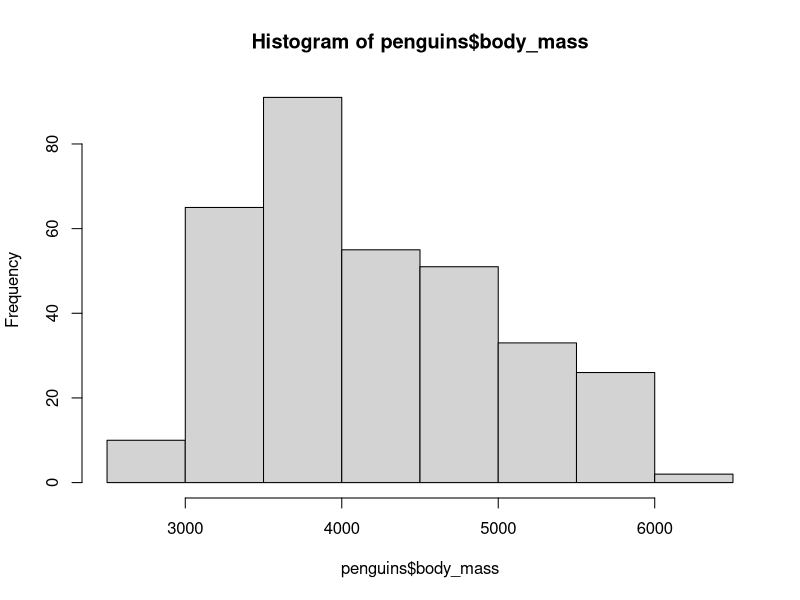
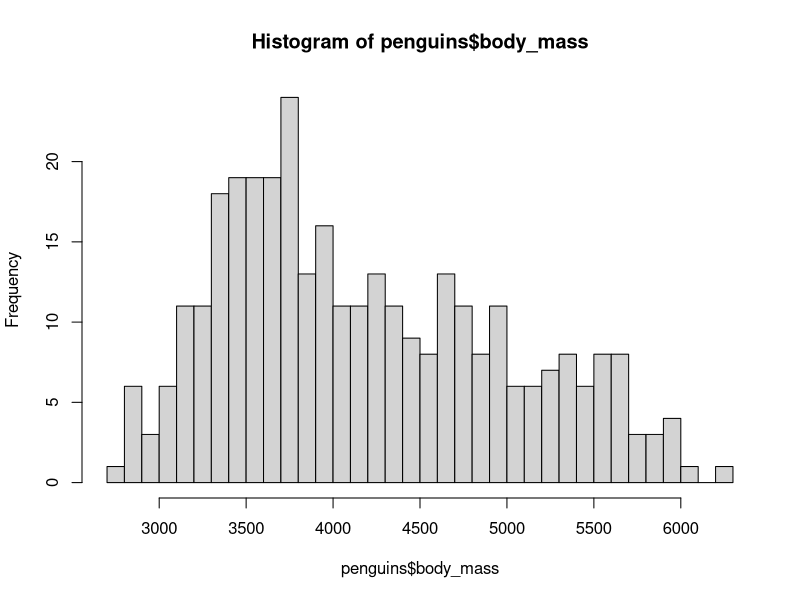
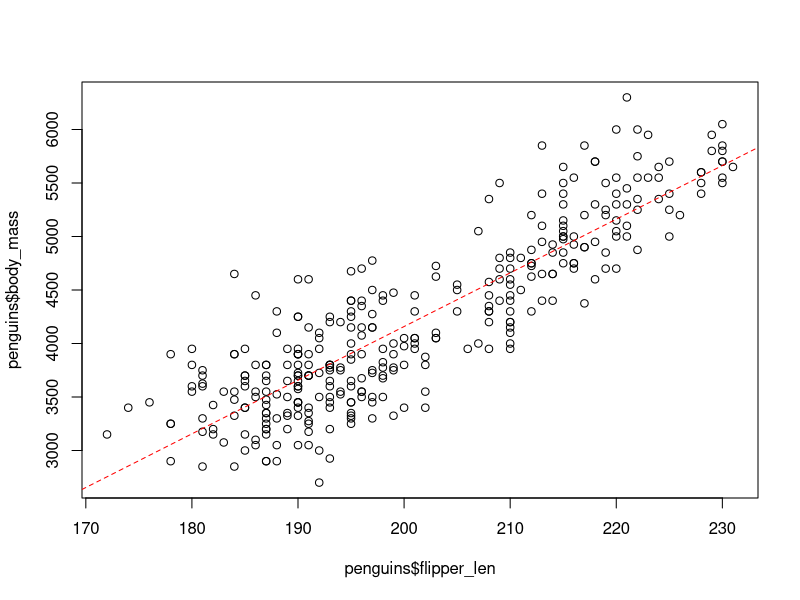
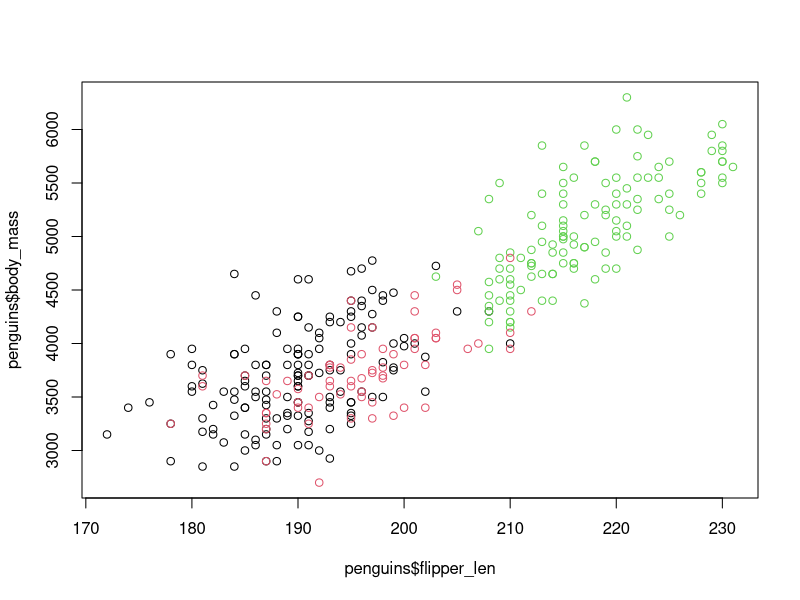
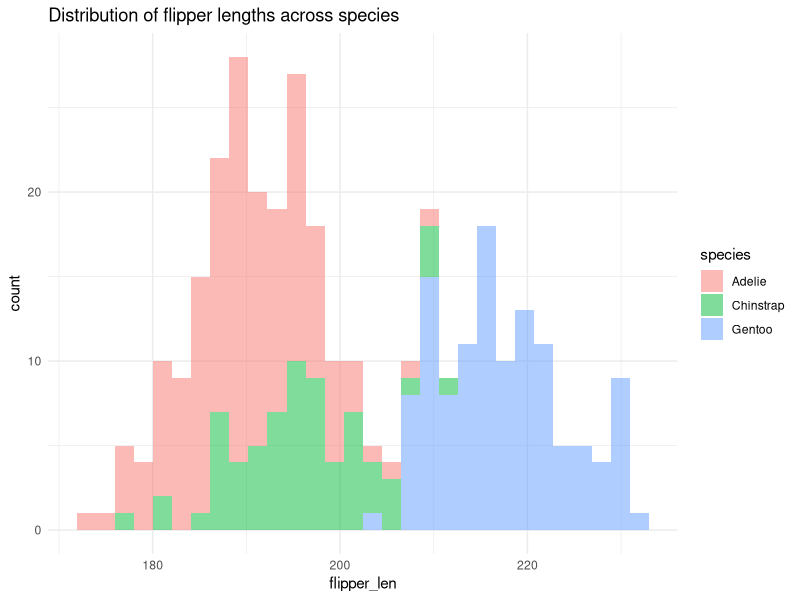
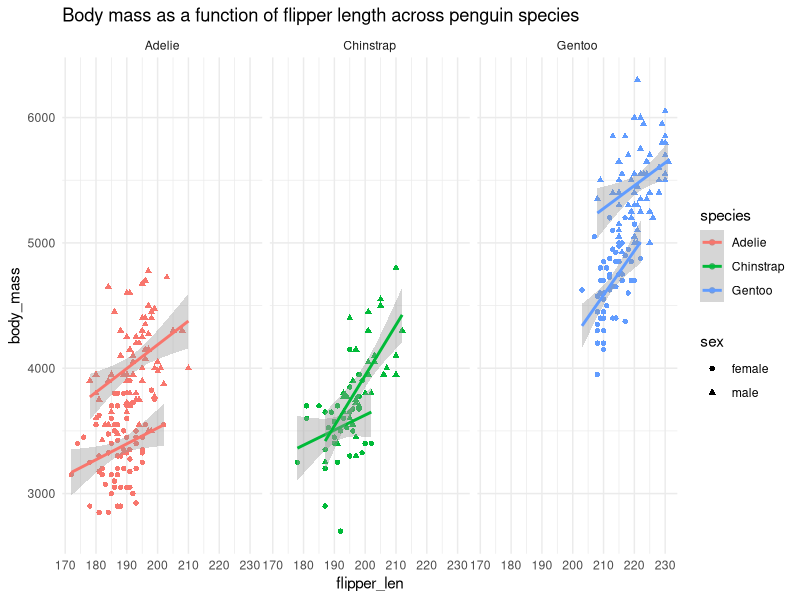

Generate these figures, in order, with R:
## ---- chunk 1
w1 <- 3.14
x1 <- 42
y1 <- "hello"
z1 <- TRUE
## ---- chunk 2
w1
x1
y1
z1
## ---- chunk 3
mode(w1)
mode(x1)
mode(y1)
mode(z1)
## ---- chunk 4
is.numeric(w1)
is.integer(w1)

is.numeric(x1)
is.integer(x1)

is.character(y1)

is.logical(z1)
is.numeric(z1)
is.integer(z1)
## ---- chunk 5
w2 <- c(1.0, 2.72, 3.14)
x2 <- c(1, 13, 42)
y2 <- c("hello", "folks", "!")
z2 <- c(TRUE, FALSE)
## ---- chunk 6
w2
x2
y2
z2
## ---- chunk 7
mode(w2)
mode(x2)
mode(y2)
mode(z2)
## ---- chunk 8
is.vector(w2)
is.vector(x2)
is.vector(y2)
is.vector(z2)
## ---- chunk 9
is.vector(42)
## ---- chunk 10
1
## ---- chunk 11
c(1)
## ---- chunk 12
mixed_vector <- c(1, "42", "hello")
mixed_vector
## ---- chunk 13
mode(mixed_vector)
## ---- chunk 14
v1 <- c(1, "42", "hello")
v1
mode(v1)

v2 <- c(1, 42.13, 123)
v2
mode(v2)

v3 <- c(1, 42, TRUE)
v3
mode(v3)

v4 <- c(1.12, 42.13, FALSE)
v4
mode(v4)

v5 <- c(42.13, "hello")
v5
mode(v5)

v6 <- c(TRUE, "hello")
v6
mode(v6)
## ---- chunk 15
# 1
1:20
# another option is this ("give me sequence of the length N)
seq_len(20)

# 2
seq(from = 1, to = 20)

# 3
seq(from = 20, to = 1)

# 4
seq(1, 20, by = 2)
## ---- chunk 16
v <- c(1, "42", "hello", 3.1416)
## ---- chunk 17
seq_along(v)
## ---- chunk 18
w3 <- list(1.0, "2.72", 3.14)
x3 <- list(1, 13, 42, "billion")
y3 <- list("hello", "folks", "!", 123, "wow a number follows again", 42)
z3 <- list(TRUE, FALSE, 13, "string")
## ---- chunk 19
y3
## ---- chunk 20
mode(y3)
## ---- chunk 21
str(y3)
## ---- chunk 22
is.list(w3)
## ---- chunk 23
w3
## ---- chunk 24
is.vector(w3)
## ---- chunk 25
is.list(w3)
## ---- chunk 26
w2
## ---- chunk 27
is.list(w2)
## ---- chunk 28
weird_list <- list(
  1,
  "two",
  list(
    "three",
    4,
    list(5, "six", 7)
  )
)
## ---- chunk 29
weird_list
## ---- chunk 30
vector <- c(1, 10, 100, 1000, 10000, 100000, 1000000)
## ---- chunk 31
df <- data.frame(
  v = c("one", "two", "three", "four", "five"),
  w = c(1.0, 2.72, 3.14, 1000.1, 1e6),
  x = c(1, 13, 42, 123, 0),
  y = c("folks", "hello", "from", "data frame", "!"),
  z = c(TRUE, FALSE, FALSE, TRUE, TRUE)
)

df
## ---- chunk 32
is.list(df)
## ---- chunk 33
df
## ---- chunk 34
unclass(df)
## ---- chunk 35
df$z
## ---- chunk 36
df["z"]
## ---- chunk 37
df[["w"]]
## ---- chunk 38
df_list <- as.list(df)
df_list
## ---- chunk 39
df_list$v
df_list["v"]
df_list[["v"]]
## ---- chunk 40
df
## ---- chunk 41
df[1:3]
## ---- chunk 42
df[1:3, ]
## ---- chunk 43
df[c(1, 4), c("x", "z")]
## ---- chunk 44
row_indices <- 1:3

df[row_indices, ]
## ---- chunk 45
row_indices <- c(1, 4)
col_indices <- c("x", "z")

df[row_indices, col_indices]
## ---- chunk 46
# this is what the column (vector, really) contains
df$y
## ---- chunk 47
# this is how we can find out, which element(s) of the vector match
df$y == "hello"
## ---- chunk 48
# let's save the result to a new variable
row_indices <- df$y == "hello"
row_indices
## ---- chunk 49
df[row_indices, ]
## ---- chunk 50
df[row_indices, c("v", "y", "z")]
## ---- chunk 51
row_indices <- df$w < 1000
row_indices

df[row_indices, ]
## ---- chunk 52
df[df$w < 1000, ]
## ---- chunk 53
df["new_col"] <- paste(df$v, df$y)

# new column appears!
df
## ---- chunk 54
df$new_col <- NULL

# and the column is gone
df
## ---- chunk 55
#| echo: false
weird_df <- data.frame(
  `v with spaces` = c("one", "two", "three", "four", "five"),
  w = c(1.0, 2.72, 3.14, 1000.1, 1e6),
  `y with % sign` = c("folks", "hello", "from", "data frame", "!")
)
names(weird_df) <- c("v with spaces", "w", "y with % sign")
## ---- chunk 56
weird_df
## ---- chunk 57
weird_df["v with spaces"]

weird_df[["y with % sign"]]
## ---- chunk 58
weird_df$`y with % sign`
## ---- chunk 59
df1 <- data.frame(
  w = c(1.0, 2.72, 3.14),
  x = c(1, 13, 42),
  y = c("hello", "folks", "!"),
  z = c(TRUE, FALSE, FALSE)
)

df1
## ---- chunk 60
str(df1)
## ---- chunk 61
df2 <- data.frame(
  w = c(1.0, 2.72, 3.14),
  x = c(1, "13", 42),
  y = c("hello", "folks", "!"),
  z = c(TRUE, FALSE, FALSE)
)

df2
## ---- chunk 62
str(df2)
## ---- chunk 63
vec <- c(0.32, 0.78, 0.68, 0.28, 1.96, 0.21, 0.07, 1.01, 0.06, 0.74,
         0.37, 0.6, 0.08, 1.81, 0.65, 1.23, 1.28, 0.11, 1.74,  1.68)
## ---- chunk 64
min(vec)

# first quartile (a value which is higher than the bottom 25% of the data)
quantile(vec, probs = 0.25)

median(vec)

mean(vec)

# third quartile (a value which is higher than the bottom 75% of the data)
quantile(vec, probs = 0.75)

max(vec)
## ---- chunk 65
my_summary <- function(values) {
  a <- min(vec)
  b <- quantile(vec, probs = 0.25)
  c <- median(vec)
  d <- mean(vec)
  e <- quantile(vec, probs = 0.75)
  f <- max(vec)
  
  result <- list(min = a, quartile_1 = b, median = c, mean = d, quartile_3 = e, max = f)
  
  return(result)
}
## ---- chunk 66
my_summary <- function(values) {
  result <- list(
    min = min(vec),
    quartile_1 = quantile(vec, probs = 0.25),
    median = median(vec),
    mean = mean(vec),
    quartile_3 = quantile(vec, probs = 0.75),
    max = max(vec)
  )
  
  return(result)
}
## ---- chunk 67
vec1 <- runif(10)
vec2 <- runif(10)
vec3 <- runif(10)
## ---- chunk 68
my_summary(vec1)
my_summary(vec2)
my_summary(vec3)
## ---- chunk 69
summary(vec1)
summary(vec2)
summary(vec3)
## ---- chunk 70
head(penguins)
## ---- chunk 71
#| echo: false
penguins <- penguins[!is.na(penguins$sex), ]
## ---- chunk 72
hist(penguins$body_mass)
## ---- chunk 73
hist(penguins$body_mass, breaks = 50)
## ---- chunk 74
plot(penguins$flipper_len, penguins$body_mass)

# we can also overlay a linear fit (first computed with the `lm()` function,
# then visualized as a red dashed line)
lm_fit <- lm(body_mass ~ flipper_len, data = penguins)
abline(lm_fit, col = "red", lty = 2)
## ---- chunk 75
plot(penguins$flipper_len, penguins$body_mass, col = penguins$species)
## ---- chunk 76
library(ggplot2)
library(dplyr)
## ---- chunk 77
ggplot(penguins) +
  geom_histogram(aes(flipper_len, fill = species), alpha = 0.5) +
  theme_minimal() +
  ggtitle("Distribution of flipper lengths across species")
## ---- chunk 78
ggplot(penguins, aes(flipper_len, body_mass, shape = sex, color = species)) +
  geom_point() +
  geom_smooth(method = "lm") +
  facet_wrap(~ species) +
  theme_minimal() +
  ggtitle("Body mass as a function of flipper length across penguin species")
